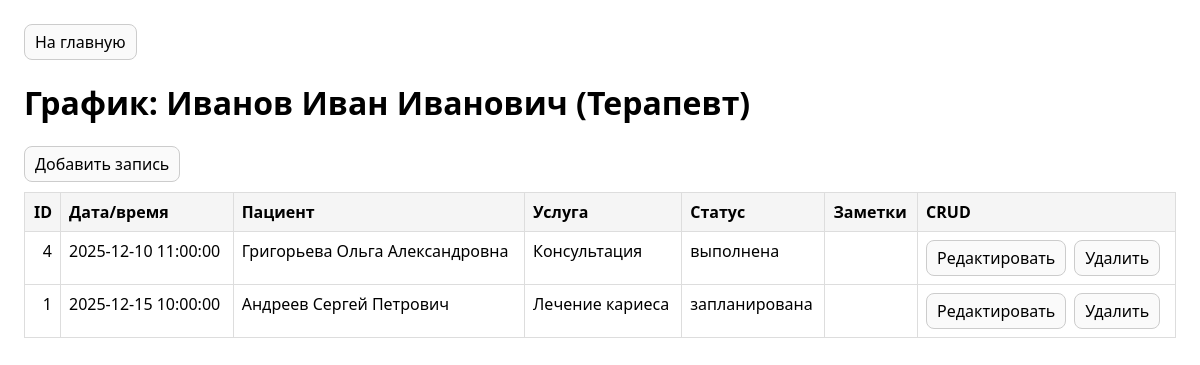
Page /doctor_schedule.php?doctor_id=1 on the committed database.
### tables this page shows
CREATE TABLE employees (
    id                INTEGER PRIMARY KEY AUTOINCREMENT,
    surname            TEXT NOT NULL,
    name               TEXT NOT NULL,
    patronymic         TEXT,
    specialization_id  INTEGER NOT NULL,
    salary_percentage  REAL NOT NULL CHECK (salary_percentage > 0 AND salary_percentage <= 100),
    hire_date          DATE NOT NULL DEFAULT (date('now')),
    dismissal_date     DATE,
    status             TEXT NOT NULL DEFAULT 'работает' CHECK (status IN ('работает', 'уволен')),

    CHECK (
        (status = 'работает' AND dismissal_date IS NULL) OR
        (status = 'уволен'  AND dismissal_date IS NOT NULL)
    ),
    CHECK (dismissal_date IS NULL OR dismissal_date >= hire_date),

    FOREIGN KEY (specialization_id) REFERENCES specializations(id)
        ON UPDATE CASCADE
        ON DELETE RESTRICT
);

CREATE TABLE specializations (
    id   INTEGER PRIMARY KEY AUTOINCREMENT,
    name TEXT NOT NULL UNIQUE
);

CREATE TABLE appointments (
    id                   INTEGER PRIMARY KEY AUTOINCREMENT,
    patient_id            INTEGER NOT NULL,
    employee_id           INTEGER NOT NULL,
    service_id            INTEGER NOT NULL,
    appointment_datetime  DATETIME NOT NULL,
    status               TEXT NOT NULL DEFAULT 'запланирована'
        CHECK (status IN ('запланирована', 'выполнена', 'отменена')),
    notes                TEXT,

    FOREIGN KEY (patient_id)  REFERENCES patients(id)  ON DELETE RESTRICT ON UPDATE CASCADE,
    FOREIGN KEY (employee_id) REFERENCES employees(id) ON DELETE RESTRICT ON UPDATE CASCADE,
    FOREIGN KEY (service_id)  REFERENCES services(id)  ON DELETE RESTRICT ON UPDATE CASCADE
);

CREATE TABLE services (
    id               INTEGER PRIMARY KEY AUTOINCREMENT,
    name             TEXT NOT NULL,
    category_id       INTEGER NOT NULL,
    duration_minutes  INTEGER NOT NULL CHECK (duration_minutes > 0),
    price             REAL NOT NULL CHECK (price > 0),
    UNIQUE (name, category_id),

    FOREIGN KEY (category_id) REFERENCES service_categories(id)
        ON UPDATE CASCADE
        ON DELETE RESTRICT
);

### src/helpers.php (called while the page is built, shortened)
<?php
function h(string $s): string
{
    return htmlspecialchars($s, ENT_QUOTES | ENT_SUBSTITUTE, 'UTF-8');
}
function get_int(array $src, string $key): ?int
{
    $v = (string)$src[$key];
    return (int)$v;
}
function build_full_name(array $row): string
{
    $pat = trim((string)($row['patronymic'] ?? ''));
    return trim($row['surname'] . ' ' . $row['name'] . ' ' . $pat);
}

### public/doctor_schedule.php (the view, shortened to what this page needs)
<?php
require __DIR__ . '/../src/helpers.php';
$pdo = db();
$doctorId = get_int($_GET, 'doctor_id');
$docSt = $pdo->prepare("
    SELECT e.id, e.surname, e.name, e.patronymic, sp.name AS specialization_name
    FROM employees e
    JOIN specializations sp ON sp.id = e.specialization_id
    WHERE e.id = :id
");
$docSt->execute([':id' => $doctorId]);
$doctor = $docSt->fetch();
$st = $pdo->prepare("
    SELECT a.id, a.appointment_datetime, a.status, a.notes,
           p.surname || ' ' || p.name ||
              CASE WHEN p.patronymic IS NULL OR p.patronymic = '' THEN '' ELSE ' ' || p.patronymic END AS patient_full_name,
           s.name AS service_name
    FROM appointments a
    JOIN patients p ON p.id = a.patient_id
    JOIN services  s ON s.id = a.service_id
    WHERE a.employee_id = :doctor_id
    ORDER BY a.appointment_datetime
");
$st->execute([':doctor_id' => $doctorId]);
$rows = $st->fetchAll();
require __DIR__ . '/../src/layout/header.php';
?>
<h1>График: <?= h(build_full_name($doctor)) ?> (<?= h((string)$doctor['specialization_name']) ?>)</h1>
<div class="row" style="margin: 10px 0">
    <a class="btn" href="appointment_form.php?doctor_id=<?= (int)$doctorId ?>">Добавить запись</a>
</div>
<?php if (!$rows): ?>
    <p class="muted">Записей нет.</p>
<?php else: ?>
<table>
    <thead>
    <tr>
        <th class="right">ID</th>
        <th>Дата/время</th>
        <th>Пациент</th>
        <th>Услуга</th>
        <th>Статус</th>
        <th>Заметки</th>
        <th>CRUD</th>
    </tr>
    </thead>
    <tbody>
    <?php foreach ($rows as $r): ?>
        <tr>
            <td class="right"><?= (int)$r['id'] ?></td>
            <td><?= h((string)$r['appointment_datetime']) ?></td>
            <td><?= h((string)$r['patient_full_name']) ?></td>
            <td><?= h((string)$r['service_name']) ?></td>
            <td><?= h((string)$r['status']) ?></td>
            <td><?= h((string)($r['notes'] ?? '')) ?></td>
            <td>
                <div class="row">
                    <a class="btn" href="appointment_form.php?doctor_id=<?= (int)$doctorId ?>&id=<?= (int)$r['id'] ?>">Редактировать</a>
                    <a class="btn" href="appointment_delete.php?doctor_id=<?= (int)$doctorId ?>&id=<?= (int)$r['id'] ?>">Удалить</a>
                </div>
            </td>
        </tr>
    <?php endforeach; ?>
    </tbody>
</table>
<?php endif; ?>
<?php require __DIR__ . '/../src/layout/footer.php'; ?>

### src/layout/header.php (style rules this page uses)
body { font-family: system-ui, -apple-system, Segoe UI, Roboto, Arial, sans-serif; margin: 24px; }
table { border-collapse: collapse; width: 100%; }
th, td { border: 1px solid #ddd; padding: 8px; vertical-align: top; }
th { background: #f5f5f5; text-align: left; }
.right { text-align: right; }
.btn { display:inline-block; padding:6px 10px; border:1px solid #ccc; border-radius:8px; text-decoration:none; color:#000; background:#fafafa; }
.row { display:flex; gap:8px; flex-wrap:wrap; }

### rows in the picture
employees: build_full_name($doctor) "Иванов Иван Иванович", specialization.name "Терапевт"
appointments: id "4", appointment_datetime "2025-12-10 11:00:00", patient_full_name "Григорьева Ольга Александровна", service.name "Консультация", status "выполнена"
appointments: id "1", appointment_datetime "2025-12-15 10:00:00", patient_full_name "Андреев Сергей Петрович", service.name "Лечение кариеса", status "запланирована"
